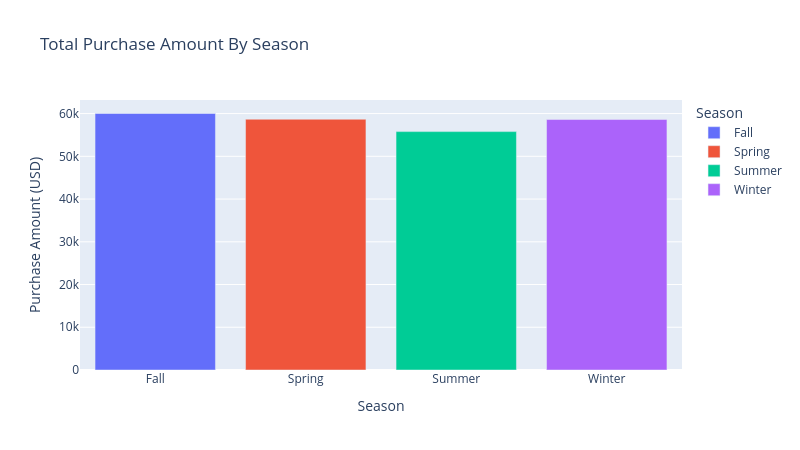

Source (notebook cell):
### Code cell
total_purchase_season = df.groupby(['Season'])['Purchase Amount (USD)'].sum().reset_index()
px.bar(
    total_purchase_season,
    x='Season',
    y='Purchase Amount (USD)',
    title='Total Purchase Amount By Season',
    width=800,
    height=450,
    color ='Season'
)

### Figure 1 — Plotly figure (JSON) as saved in the notebook; plotly's stock layout.template omitted (floating-point values rounded to 4 significant figures)
{"data": [{"alignmentgroup": "True", "hovertemplate": "Season=%{x}<br>Purchase Amount (USD)=%{y}<extra></extra>", "legendgroup": "Fall", "marker": {"color": "#636efa", "pattern": {"shape": ""}}, "name": "Fall", "offsetgroup": "Fall", "orientation": "v", "showlegend": true, "textposition": "auto", "type": "bar", "x": ["Fall"], "xaxis": "x", "y": [60018], "yaxis": "y"}, {"alignmentgroup": "True", "hovertemplate": "Season=%{x}<br>Purchase Amount (USD)=%{y}<extra></extra>", "legendgroup": "Spring", "marker": {"color": "#EF553B", "pattern": {"shape": ""}}, "name": "Spring", "offsetgroup": "Spring", "orientation": "v", "showlegend": true, "textposition": "auto", "type": "bar", "x": ["Spring"], "xaxis": "x", "y": [58679], "yaxis": "y"}, {"alignmentgroup": "True", "hovertemplate": "Season=%{x}<br>Purchase Amount (USD)=%{y}<extra></extra>", "legendgroup": "Summer", "marker": {"color": "#00cc96", "pattern": {"shape": ""}}, "name": "Summer", "offsetgroup": "Summer", "orientation": "v", "showlegend": true, "textposition": "auto", "type": "bar", "x": ["Summer"], "xaxis": "x", "y": [55777], "yaxis": "y"}, {"alignmentgroup": "True", "hovertemplate": "Season=%{x}<br>Purchase Amount (USD)=%{y}<extra></extra>", "legendgroup": "Winter", "marker": {"color": "#ab63fa", "pattern": {"shape": ""}}, "name": "Winter", "offsetgroup": "Winter", "orientation": "v", "showlegend": true, "textposition": "auto", "type": "bar", "x": ["Winter"], "xaxis": "x", "y": [58607], "yaxis": "y"}], "layout": {"barmode": "relative", "height": 450, "legend": {"title": {"text": "Season"}, "tracegroupgap": 0}, "title": {"text": "Total Purchase Amount By Season"}, "width": 800, "xaxis": {"anchor": "y", "autorange": true, "categoryarray": ["Fall", "Spring", "Summer", "Winter"], "categoryorder": "array", "domain": [0, 1], "range": [-0.5, 3.5], "title": {"text": "Season"}, "type": "category"}, "yaxis": {"anchor": "x", "autorange": true, "domain": [0, 1], "range": [0, 63180.0], "title": {"text": "Purchase Amount (USD)"}, "type": "linear"}}}
